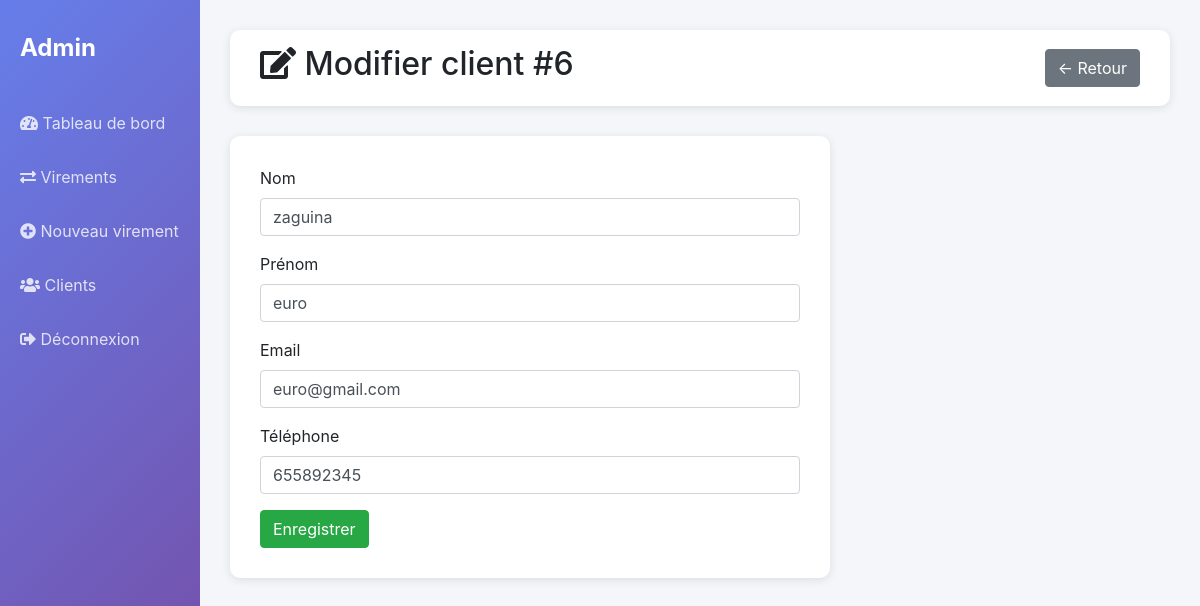
The app's page /admin-modifier-client.php?id=6 (signed in) with its own data.
### tables this page shows
CREATE TABLE IF NOT EXISTS `utilisateurs` (
  `id` int NOT NULL AUTO_INCREMENT,
  `nom` varchar(100) NOT NULL,
  `prenom` varchar(100) NOT NULL,
  `email` varchar(150) NOT NULL,
  `telephone` varchar(20) DEFAULT NULL,
  `mot_de_passe` varchar(255) NOT NULL,
  `date_inscription` timestamp NULL DEFAULT CURRENT_TIMESTAMP,
  `role` varchar(20) DEFAULT 'client',
  `pays` varchar(100) DEFAULT 'USA',
  PRIMARY KEY (`id`),
  UNIQUE KEY `email` (`email`)
);

### admin-modifier-client.php (the view, shortened to what this page needs)
<?php
require_once 'config.php';
$id = $_GET['id'] ?? 0;
try {
    $stmt = $pdo->prepare("SELECT * FROM utilisateurs WHERE id = ? AND (role != 'admin' OR role IS NULL)");
    $stmt->execute([$id]);
    $client = $stmt->fetch();
} catch (Exception $e) {
    header("Location: admin-clients.php?error=db");
    exit;
}
?>
<!DOCTYPE html>
<html lang="fr">
<head>
    <link rel="stylesheet" href="https://stackpath.bootstrapcdn.com/bootstrap/4.5.2/css/bootstrap.min.css">
    <link rel="stylesheet" href="https://cdnjs.cloudflare.com/ajax/libs/font-awesome/5.15.3/css/all.min.css">
</head>
<body>
    <div class="col-md-2 p-0 sidebar">
        <div style="padding: 30px 20px; font-size: 24px; font-weight: bold;">Admin</div>
        <nav>
            <a href="admin-dashboard.php"><i class="fas fa-tachometer-alt"></i> Tableau de bord</a>
            <a href="admin-virements.php"><i class="fas fa-exchange-alt"></i> Virements</a>
            <a href="admin-nouveau-virement.php"><i class="fas fa-plus-circle"></i> Nouveau virement</a>
            <a href="admin-clients.php" class="active"><i class="fas fa-users"></i> Clients</a>
            <a href="logout.php"><i class="fas fa-sign-out-alt"></i> Déconnexion</a>
        </nav>
    </div>
    <div class="main-content">
        <div class="admin-header">
            <h2><i class="fas fa-edit"></i> Modifier client #<?= $id ?></h2>
            <a href="admin-clients.php" class="btn btn-secondary">← Retour</a>
        </div>
        <div class="form-card">
            <form method="POST">
                <div class="form-group">
                    <label>Nom</label>
                    <input type="text" name="nom" class="form-control" value="<?= htmlspecialchars($client['nom']) ?>" required>
                </div>
                <div class="form-group">
                    <label>Prénom</label>
                    <input type="text" name="prenom" class="form-control" value="<?= htmlspecialchars($client['prenom']) ?>" required>
                </div>
                <div class="form-group">
                    <label>Email</label>
                    <input type="email" name="email" class="form-control" value="<?= htmlspecialchars($client['email']) ?>" required>
                </div>
                <div class="form-group">
                    <label>Téléphone</label>
                    <input type="text" name="telephone" class="form-control" value="<?= htmlspecialchars($client['telephone']) ?>">
                </div>
                <button type="submit" class="btn btn-success">Enregistrer</button>
            </form>
        </div>
    </div>
</body>
</html>

### admin-modifier-client.php (style rules this page uses)
body { background-color: #f4f6f9; }
.sidebar { min-height: 100vh; background: linear-gradient(135deg, #667eea 0%, #764ba2 100%); color: white; position: fixed; width: 16.666667%; }
.sidebar a { color: rgba(255,255,255,0.8); text-decoration: none; padding: 15px 20px; display: block; transition: all 0.3s; }
.main-content { margin-left: 16.666667%; padding: 30px; }
.admin-header { background: white; padding: 15px 30px; border-radius: 10px; box-shadow: 0 2px 10px rgba(0,0,0,0.1); margin-bottom: 30px; display: flex; justify-content: space-between; align-items: center; }
.form-card { background: white; border-radius: 10px; padding: 30px; box-shadow: 0 2px 10px rgba(0,0,0,0.1); max-width: 600px; }

### records on screen
utilisateurs: nom "zaguina", prenom "euro", email "euro@gmail.com", telephone "655892345"

### other values on screen
$id "6"
